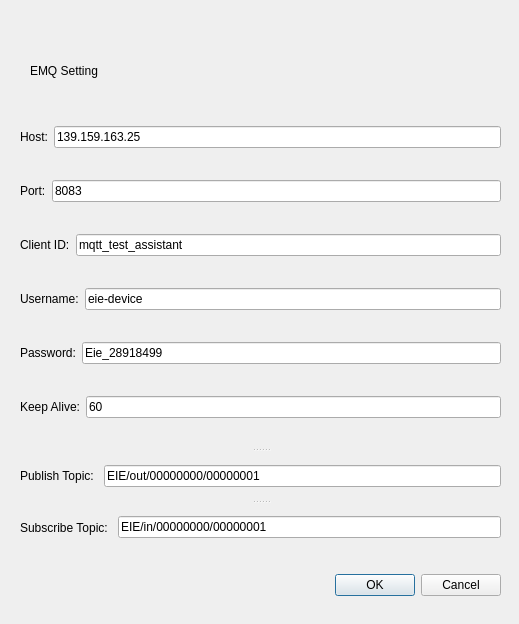
<?xml version="1.0" encoding="UTF-8"?>
<ui version="4.0">
 <class>EMQ_Setting_Dialog</class>
 <widget class="QDialog" name="EMQ_Setting_Dialog">
  <property name="geometry">
   <rect>
    <x>0</x>
    <y>0</y>
    <width>519</width>
    <height>624</height>
   </rect>
  </property>
  <property name="windowTitle">
   <string>Dialog</string>
  </property>
  <widget class="QDialogButtonBox" name="Setting_EMQ_Buttons">
   <property name="geometry">
    <rect>
     <x>180</x>
     <y>560</y>
     <width>321</width>
     <height>51</height>
    </rect>
   </property>
   <property name="orientation">
    <enum>Qt::Horizontal</enum>
   </property>
   <property name="standardButtons">
    <set>QDialogButtonBox::Cancel|QDialogButtonBox::Ok</set>
   </property>
  </widget>
  <widget class="QLabel" name="label_7">
   <property name="geometry">
    <rect>
     <x>30</x>
     <y>60</y>
     <width>381</width>
     <height>21</height>
    </rect>
   </property>
   <property name="text">
    <string>EMQ Setting</string>
   </property>
  </widget>
  <widget class="QSplitter" name="splitter">
   <property name="geometry">
    <rect>
     <x>20</x>
     <y>100</y>
     <width>481</width>
     <height>451</height>
    </rect>
   </property>
   <property name="orientation">
    <enum>Qt::Vertical</enum>
   </property>
   <widget class="QWidget" name="layoutWidget">
    <layout class="QVBoxLayout" name="verticalLayout">
     <item>
      <layout class="QHBoxLayout" name="horizontalLayout">
       <item>
        <widget class="QLabel" name="label">
         <property name="text">
          <string>Host:</string>
         </property>
        </widget>
       </item>
       <item>
        <widget class="QLineEdit" name="Host_lineEdit">
         <property name="text">
          <string>139.159.163.25</string>
         </property>
         <property name="placeholderText">
          <string/>
         </property>
        </widget>
       </item>
      </layout>
     </item>
     <item>
      <layout class="QHBoxLayout" name="horizontalLayout_2">
       <item>
        <widget class="QLabel" name="label_2">
         <property name="text">
          <string>Port:</string>
         </property>
        </widget>
       </item>
       <item>
        <widget class="QLineEdit" name="Port_lineEdit">
         <property name="text">
          <string>8083</string>
         </property>
         <property name="placeholderText">
          <string/>
         </property>
        </widget>
       </item>
      </layout>
     </item>
     <item>
      <layout class="QHBoxLayout" name="horizontalLayout_3">
       <item>
        <widget class="QLabel" name="label_3">
         <property name="text">
          <string>Client ID:</string>
         </property>
        </widget>
       </item>
       <item>
        <widget class="QLineEdit" name="ClientID_lineEdit">
         <property name="text">
          <string>mqtt_test_assistant</string>
         </property>
         <property name="placeholderText">
          <string/>
         </property>
        </widget>
       </item>
      </layout>
     </item>
     <item>
      <layout class="QHBoxLayout" name="horizontalLayout_4">
       <item>
        <widget class="QLabel" name="label_4">
         <property name="text">
          <string>Username:</string>
         </property>
        </widget>
       </item>
       <item>
        <widget class="QLineEdit" name="Username_lineEdit">
         <property name="text">
          <string>eie-device</string>
         </property>
         <property name="placeholderText">
          <string/>
         </property>
        </widget>
       </item>
      </layout>
     </item>
     <item>
      <layout class="QHBoxLayout" name="horizontalLayout_5">
       <item>
        <widget class="QLabel" name="label_5">
         <property name="text">
          <string>Password:</string>
         </property>
        </widget>
       </item>
       <item>
        <widget class="QLineEdit" name="Password_lineEdit">
         <property name="text">
          <string>Eie_28918499</string>
         </property>
         <property name="placeholderText">
          <string/>
         </property>
        </widget>
       </item>
      </layout>
     </item>
     <item>
      <layout class="QHBoxLayout" name="horizontalLayout_6">
       <item>
        <widget class="QLabel" name="label_6">
         <property name="text">
          <string>Keep Alive:</string>
         </property>
        </widget>
       </item>
       <item>
        <widget class="QLineEdit" name="KeepAlive_lineEdit">
         <property name="text">
          <string>60</string>
         </property>
         <property name="placeholderText">
          <string/>
         </property>
        </widget>
       </item>
      </layout>
     </item>
    </layout>
   </widget>
   <widget class="QWidget" name="layoutWidget">
    <layout class="QHBoxLayout" name="horizontalLayout_8">
     <item>
      <widget class="QLabel" name="label_9">
       <property name="text">
        <string>Publish Topic: </string>
       </property>
      </widget>
     </item>
     <item>
      <widget class="QLineEdit" name="PublishTopic_lineEdit">
       <property name="text">
        <string>EIE/out/00000000/00000001</string>
       </property>
       <property name="placeholderText">
        <string/>
       </property>
      </widget>
     </item>
    </layout>
   </widget>
   <widget class="QWidget" name="layoutWidget">
    <layout class="QHBoxLayout" name="horizontalLayout_7">
     <item>
      <widget class="QLabel" name="label_8">
       <property name="text">
        <string>Subscribe Topic: </string>
       </property>
      </widget>
     </item>
     <item>
      <widget class="QLineEdit" name="SubTopic_lineEdit">
       <property name="text">
        <string>EIE/in/00000000/00000001</string>
       </property>
       <property name="placeholderText">
        <string/>
       </property>
      </widget>
     </item>
    </layout>
   </widget>
  </widget>
  <zorder>splitter</zorder>
  <zorder>Setting_EMQ_Buttons</zorder>
  <zorder>label_7</zorder>
 </widget>
 <resources/>
 <connections>
  <connection>
   <sender>Setting_EMQ_Buttons</sender>
   <signal>accepted()</signal>
   <receiver>EMQ_Setting_Dialog</receiver>
   <slot>accept()</slot>
   <hints>
    <hint type="sourcelabel">
     <x>248</x>
     <y>254</y>
    </hint>
    <hint type="destinationlabel">
     <x>157</x>
     <y>274</y>
    </hint>
   </hints>
  </connection>
  <connection>
   <sender>Setting_EMQ_Buttons</sender>
   <signal>rejected()</signal>
   <receiver>EMQ_Setting_Dialog</receiver>
   <slot>reject()</slot>
   <hints>
    <hint type="sourcelabel">
     <x>316</x>
     <y>260</y>
    </hint>
    <hint type="destinationlabel">
     <x>286</x>
     <y>274</y>
    </hint>
   </hints>
  </connection>
 </connections>
</ui>
